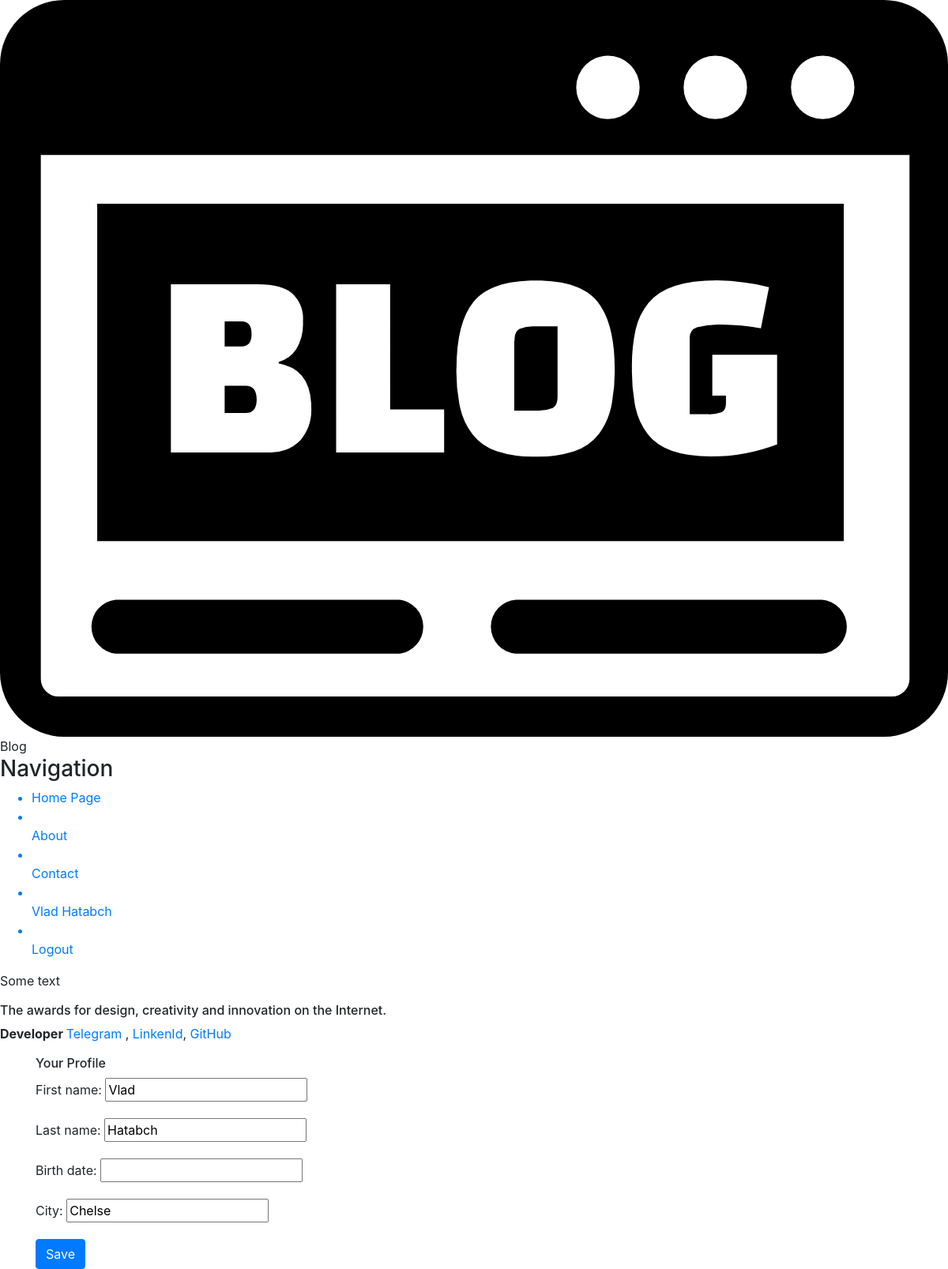
/profile/ (signed in), run on the app's committed database.
### Blog_app/models.py (models this page shows, shortened)
class Account(AbstractUser):
    birth_date = models.DateField(null=True, blank=True)
    city = models.CharField(max_length=50)
    subscribers = models.ManyToManyField('self', related_name='subscriptions')

### Blog_app/views.py (the view)
# urls.py: path('profile/', ProfileView.as_view(), name='profile'),
class ProfileView(RequestUserMixin, UpdateView):
    model = Account
    form_class = AccountForm
    success_url = reverse_lazy('home')
    template_name = 'profile.html'
    def get_object(self, queryset=None):
        return self.request.user

### Blog_app/forms.py
class AccountForm(forms.ModelForm):
    class Meta:
        model = Account
        fields = ('first_name', 'last_name', 'birth_date', 'city')

### Blog_app/mixins.py (called while the page is built)
    def get_context_data(self, **kwargs):
        context = super().get_context_data(**kwargs)
        context.setdefault('user', self.request.user)
        return context

### Blog_app/templates/profile.html (shortened to what this page needs)
{% extends 'base.html' %}
{% block content %}
<div class="container">
    <div class="row">
      <div class="col s12 m12 l4">
        <div class="card-panel">
            <h6> Your Profile </h6>
            <form method="post">
            {{ form.as_p }}
                <div class="d-flex flex-row align-items-center justify-content-between">
                    <button class="btn btn-primary" type="submit"> Save </button>
                </div>
            </form>
        </div>
      </div>
    </div>
</div>
{% endblock %}

### Blog_app/templates/base.html (shortened to what this page needs)
{% load static %}
<!DOCTYPE html>
<html lang="en">
<head>
    <link rel="stylesheet" href="https://cdn.jsdelivr.net/npm/bootstrap@4.6.1/dist/css/bootstrap.min.css">
    <link rel="stylesheet" href="https://cdn.jsdelivr.net/npm/bootstrap-icons@1.8.3/font/bootstrap-icons.css">
</head>
<body>
    <header>
        <img src="{% static 'blog-icon.svg'%}" alt="Logo">
        <span class="Logo">Blog</span>
        <h3>Navigation</h3>
        <ul>
            <a href="{% url 'home' %}"><li> Home Page </li></a>
            <a href="#"><li></li> About </a>
            <a href="#"><li></li> Contact</a>
            {% if user.is_authenticated %}
            <a href="{% url 'profile' %}"><li></li> {{ user.get_full_name }} </a>
            <a href="{% url 'logout' %}"><li></li> Logout </a>
            {% else %}
            <a href="{% url 'login' %}"><li></li><i class="fa-solid fa-address-card"></i> Login </a>
            {% endif %}
        </ul>
    </header>
    <main>
        <p>Some text</p>
    </main>
</body>
<footer class="box-left">
    <h6> The awards for design, creativity and innovation on the Internet. </h6>
    <p class="follow">
        <strong> Developer </strong>
        <a class="text-black" rel="noopener" href="@Zavadnoi"> Telegram </a>,
        <a class="text-black" rel="noopener" href="https://www.linkedin.com/in/alex-zavadenko-6184491b5/">  LinkenId</a>,
        <a class="text-black" rel="noopener" href="https://github.com/AlexZavadnoi"> GitHub </a>
    </p>
</footer>
</html>
{% block content %}
{% endblock %}

### data on the page
Account: get_full_name "Vlad Hatabch", first_name "Vlad", last_name "Hatabch", city "Chelse"
